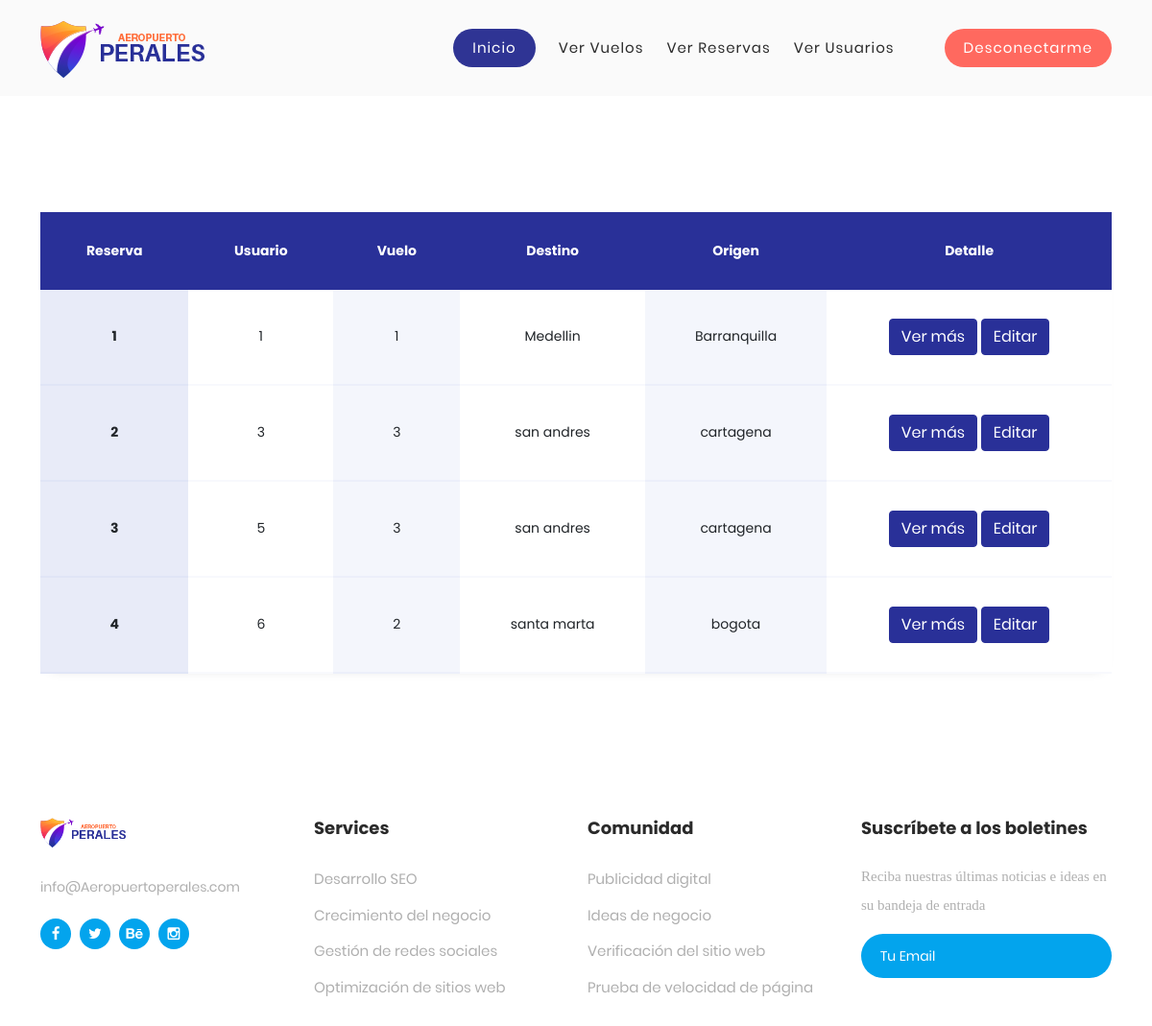
Screenshot of /bookings (signed in) with the database file from the repository.
### tables this page shows
CREATE TABLE reserva (id_reserva INTEGER NOT NULL PRIMARY KEY, id_usuario INTEGER REFERENCES usuarios (id_usuario) NOT NULL, id_de_vuelo INTEGER REFERENCES vuelos (id_de_vuelo) NOT NULL, origen STRING, destino STRING, fecha_salida DATE, hora_salida TIME, fecha_regreso DATE, hora_regreso TIME);

### app.py (the view)
@app.route('/bookings', methods=('GET', 'POST'))
@login_required
def view_bookings():
    db = get_db()
    bookings = db.execute('SELECT * FROM reserva').fetchall()
    return render_template("bookings.html", bookings=bookings)

### app.py (called while the page is built)
def login_required(view):
    @functools.wraps(view)
    def wrapped_view(**kwargs):
        if g.user is None:
            return redirect(url_for('login'))
        return view(**kwargs)
    return wrapped_view

@app.before_request
def load_logged_in_user():
    user_id = session.get('user_id')
    if user_id is None:
        g.user = None
    else:
        db = get_db()
        g.user = db.execute('SELECT * FROM usuarios WHERE id_usuario = ?', (user_id,)).fetchone()

### db.py (called while the page is built)
def get_db():
    try:
        if 'db' not in g:
            g.db = sqlite3.connect('database.db')
        return g.db
    except Error:
        print(Error)

### templates/bookings.html (shortened to what this page needs)
{% extends "base.html" %}
{% block content %}
    <section class="ftco-section">
		<div class="container">
			<div class="row">
				<div class="col-md-12">
					<div class="table-wrap">
                        <h4 class="text-center mb-4">Reservas</h4>
						<table class="table">
					    <thead class="thead-primary">
					      <tr>
					        <th>Reserva</th>
					        <th>Usuario</th>
					        <th>Vuelo</th>
							  <th>Destino</th>
							  <th>Origen</th>
							  <th>Detalle</th>
					      </tr>
					    </thead>
					    <tbody>
                        {% for booking in bookings %}
					      <tr>
					        <th scope="row" class="scope" >{{ booking[0] }}</th>
					        <td>{{ booking[1] }}</td>
					        <td>{{ booking[2] }}</td>
					        <td>{{ booking[3] }}</td>
					        <td>{{ booking[4] }}</td>
					        <td>
								<a href={{ url_for('view_booking', id_reserva=booking[0]) }} class="btn btn-primary">Ver más</a>
								<a href={{ url_for('edit_booking', id_booking=booking[0]) }} class="btn btn-primary">Editar</a>
							</td>
					      </tr>
                        {% endfor %}
					    </tbody>
					  </table>
					</div>
				</div>
			</div>
		</div>
	</section>
{% endblock %}

### static/css/main.css (style rules this page uses)
* { margin: 0px; padding: 0px; box-sizing: border-box; }
body, html { height: 100%; font-family: Poppins-Regular, sans-serif; }
a { font-family: Poppins-Regular; font-size: 14px; line-height: 1.7; color: #666666; margin: 0px; transition: all 0.4s; -webkit-transition: all 0.4s; -o-transition: all 0.4s; -moz-transition: all 0.4s; }
h1,h2,h3,h4,h5,h6 { margin: 0px; }
* { -webkit-box-sizing: border-box; -moz-box-sizing: border-box; box-sizing: border-box; }
body { font-family: Poppins-Regular; font-size: 15px; margin: 0; color: #fff; }
p, h1, h2, h3, h4, h5, h6, ul { margin: 0; }
a { text-decoration: none; }

### static/css/template_aeropuerto_perales.css (style rules this page uses)
html, body, div, span, applet, object, iframe, h1, h2, h3, h4, h5, h6, p, blockquote, div pre, a, abbr, acronym, address, big, cite, code, del, dfn, em, font, img, ins, kbd, q, s, samp, small, strike, strong, sub, sup, tt, var, b, u, i, center, dl, dt, dd, ol, ul, li, figure, header, nav, section, article, aside, footer, figcaption { margin: 0; padding: 0; border: 0; outline: 0; }
header, nav, section, article, aside, footer, hgroup { display: block; }
* { box-sizing: border-box; }
html, body { font-family: 'Poppins', sans-serif; font-weight: 400; background-color: #fff; -ms-text-size-adjust: 100%; -webkit-font-smoothing: antialiased; -moz-osx-font-smoothing: grayscale; }
a { text-decoration: none !important; }
h1, h2, h3, h4, h5, h6 { margin-top: 0px; margin-bottom: 0px; }
html, body { background: #fff; font-family: 'Poppins', sans-serif; }
.table-wrap { overflow-x: none; margin: 120px 0; }
.table { min-width: 1000px !important; width: 100%; background: #fff; -webkit-box-shadow: 0px 5px 12px -12px rgba(0, 0, 0, 0.29); -moz-box-shadow: 0px 5px 12px -12px rgba(0, 0, 0, 0.29); box-shadow: 0px 5px 12px -12px rgba(0, 0, 0, 0.29); text-align: center; }
.table thead.thead-primary { background: #293098; }
.table thead th { border: none; padding: 30px; font-size: 14px; color: #fff; }
.table tbody tr { margin-bottom: 10px; }
.table tbody th, .table tbody td { border: none; padding: 30px; font-size: 14px; background: #fff; vertical-align: middle; border-bottom: 2px solid #f8f9fd; }
.table tbody th.scope { background: #e8ebf8; border-bottom: 2px solid #e0e5f6; }
@media (min-width: 768px) { .table tbody td:nth-child(odd) { background: #f4f6fc; border-bottom: 2px solid #eceffa; } }
* { padding: 0; margin: 0; box-sizing: border-box; font-family: 'Poppins', sans-serif }

### rows the page displays
reserva: id_reserva "1", id_usuario "1", id_de_vuelo "1", origen "Medellin", destino "Barranquilla"
reserva: id_reserva "2", id_usuario "3", id_de_vuelo "3", origen "san andres", destino "cartagena"
reserva: id_reserva "3", id_usuario "5", id_de_vuelo "3", origen "san andres", destino "cartagena"
reserva: id_reserva "4", id_usuario "6", id_de_vuelo "2", origen "santa marta", destino "bogota"
